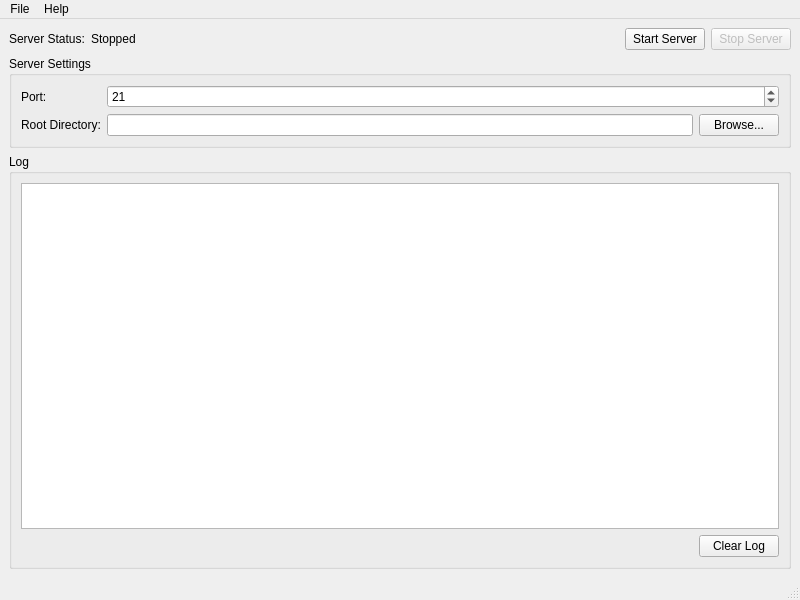
<?xml version="1.0" encoding="UTF-8"?>
<ui version="4.0">
 <class>MainWindow</class>
 <widget class="QMainWindow" name="MainWindow">
  <property name="geometry">
   <rect>
    <x>0</x>
    <y>0</y>
    <width>800</width>
    <height>600</height>
   </rect>
  </property>
  <property name="windowTitle">
   <string>Qt FTP Server</string>
  </property>
  <widget class="QWidget" name="centralwidget">
   <layout class="QVBoxLayout" name="verticalLayout">
    <item>
     <layout class="QHBoxLayout" name="horizontalLayout">
      <item>
       <widget class="QLabel" name="label">
        <property name="text">
         <string>Server Status:</string>
        </property>
       </widget>
      </item>
      <item>
       <widget class="QLabel" name="statusLabel">
        <property name="text">
         <string>Stopped</string>
        </property>
       </widget>
      </item>
      <item>
       <spacer name="horizontalSpacer">
        <property name="orientation">
         <enum>Qt::Horizontal</enum>
        </property>
        <property name="sizeHint" stdset="0">
         <size>
          <width>40</width>
          <height>20</height>
         </size>
        </property>
       </spacer>
      </item>
      <item>
       <widget class="QPushButton" name="startButton">
        <property name="text">
         <string>Start Server</string>
        </property>
       </widget>
      </item>
      <item>
       <widget class="QPushButton" name="stopButton">
        <property name="text">
         <string>Stop Server</string>
        </property>
        <property name="enabled">
         <bool>false</bool>
        </property>
       </widget>
      </item>
     </layout>
    </item>
    <item>
     <widget class="QGroupBox" name="groupBox">
      <property name="title">
       <string>Server Settings</string>
      </property>
      <layout class="QFormLayout" name="formLayout">
       <item row="0" column="0">
        <widget class="QLabel" name="label_2">
         <property name="text">
          <string>Port:</string>
         </property>
        </widget>
       </item>
       <item row="0" column="1">
        <widget class="QSpinBox" name="portSpinBox">
         <property name="minimum">
          <number>1</number>
         </property>
         <property name="maximum">
          <number>65535</number>
         </property>
         <property name="value">
          <number>21</number>
         </property>
        </widget>
       </item>
       <item row="1" column="0">
        <widget class="QLabel" name="label_3">
         <property name="text">
          <string>Root Directory:</string>
         </property>
        </widget>
       </item>
       <item row="1" column="1">
        <layout class="QHBoxLayout" name="horizontalLayout_2">
         <item>
          <widget class="QLineEdit" name="rootDirEdit"/>
         </item>
         <item>
          <widget class="QPushButton" name="browseButton">
           <property name="text">
            <string>Browse...</string>
           </property>
          </widget>
         </item>
        </layout>
       </item>
      </layout>
     </widget>
    </item>
    <item>
     <widget class="QGroupBox" name="groupBox_2">
      <property name="title">
       <string>Log</string>
      </property>
      <layout class="QVBoxLayout" name="verticalLayout_2">
       <item>
        <widget class="QTextEdit" name="logTextEdit">
         <property name="readOnly">
          <bool>true</bool>
         </property>
        </widget>
       </item>
       <item>
        <layout class="QHBoxLayout" name="horizontalLayout_3">
         <item>
          <spacer name="horizontalSpacer_2">
           <property name="orientation">
            <enum>Qt::Horizontal</enum>
           </property>
           <property name="sizeHint" stdset="0">
            <size>
             <width>40</width>
             <height>20</height>
            </size>
           </property>
          </spacer>
         </item>
         <item>
          <widget class="QPushButton" name="clearLogButton">
           <property name="text">
            <string>Clear Log</string>
           </property>
          </widget>
         </item>
        </layout>
       </item>
      </layout>
     </widget>
    </item>
   </layout>
  </widget>
  <widget class="QMenuBar" name="menubar">
   <property name="geometry">
    <rect>
     <x>0</x>
     <y>0</y>
     <width>800</width>
     <height>22</height>
    </rect>
   </property>
   <widget class="QMenu" name="menuFile">
    <property name="title">
     <string>File</string>
    </property>
    <addaction name="actionExit"/>
   </widget>
   <widget class="QMenu" name="menuHelp">
    <property name="title">
     <string>Help</string>
    </property>
    <addaction name="actionAbout"/>
   </widget>
   <addaction name="menuFile"/>
   <addaction name="menuHelp"/>
  </widget>
  <widget class="QStatusBar" name="statusbar"/>
  <action name="actionExit">
   <property name="text">
    <string>Exit</string>
   </property>
  </action>
  <action name="actionAbout">
   <property name="text">
    <string>About</string>
   </property>
  </action>
 </widget>
 <resources/>
 <connections/>
</ui>
